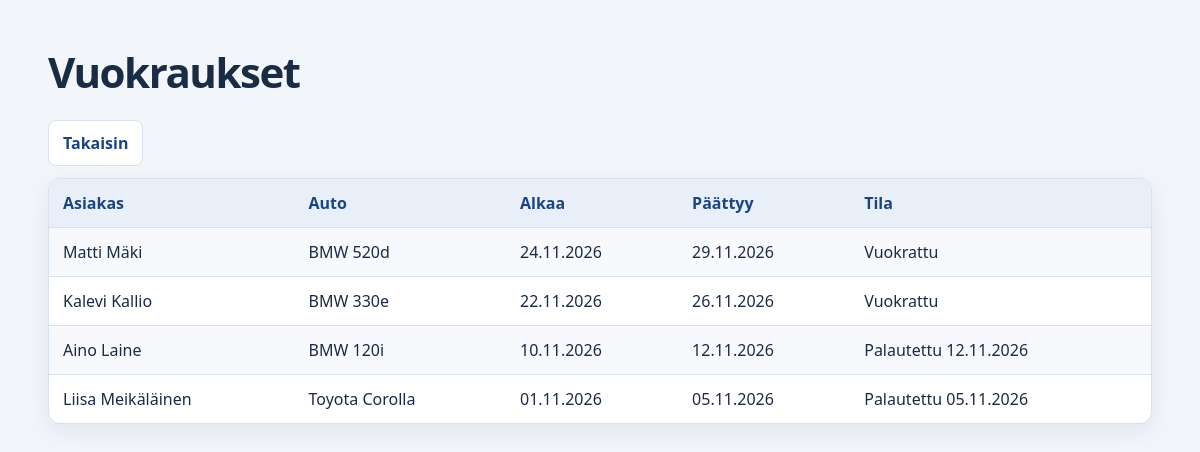
Screenshot of /php/katsele_vuokrauksia.php with the database file from the repository.
### tables this page shows
CREATE TABLE sopimus (
  id INT NOT NULL AUTO_INCREMENT,
  asiakasid INT NOT NULL,
  autoid INT NOT NULL,
  aloituspvm DATE NOT NULL,
  lopetuspvm DATE NOT NULL,
  palautettu DATE NULL DEFAULT NULL,
  PRIMARY KEY (id),
  KEY asiakasid (asiakasid),
  KEY autoid (autoid)
);

CREATE TABLE asiakas (
  id INT NOT NULL AUTO_INCREMENT,
  etunimi VARCHAR(100) NOT NULL,
  sukunimi VARCHAR(100) NOT NULL,
  katuosoite VARCHAR(150) NOT NULL,
  postitoimipaikka VARCHAR(100) NOT NULL,
  puhelin VARCHAR(20) NOT NULL,
  saika DATE NOT NULL,
  email VARCHAR(255) NOT NULL,
  PRIMARY KEY (id)
);

CREATE TABLE auto (
  id INT NOT NULL AUTO_INCREMENT,
  rekno VARCHAR(10) NOT NULL,
  valmistaja VARCHAR(100) NOT NULL,
  malli VARCHAR(100) NOT NULL,
  onkoautomaatti TINYINT(1) NOT NULL DEFAULT 0,
  moottori VARCHAR(50) NOT NULL,
  istumapaikat INT NOT NULL,
  hinta DECIMAL(6,2) NOT NULL,
  onkovapaa TINYINT(1) NOT NULL DEFAULT 1,
  PRIMARY KEY (id),
  UNIQUE KEY rekno (rekno)
);

### php/katsele_vuokrauksia.php (the view, shortened to what this page needs)
<?php
require_once('db.php');
$sql = "SELECT s.aloituspvm, s.lopetuspvm, s.palautettu,
               a.etunimi, a.sukunimi,
               au.valmistaja, au.malli
        FROM sopimus s
        JOIN asiakas a ON s.asiakasid = a.id
        JOIN auto au ON s.autoid = au.id
        ORDER BY s.aloituspvm DESC";
$tulos = mysqli_query($yhteys, $sql);
?>
<!DOCTYPE html>
<html lang="fi">
<head>
    <link rel="stylesheet" href="../css/style.css?v=<?= filemtime(__DIR__ . '/../css/style.css') ?>">
</head>
<body>
    <h1>Vuokraukset</h1>
    <a class="back-button" href="../index.php">Takaisin</a>
    <table>
        <tr>
            <th>Asiakas</th>
            <th>Auto</th>
            <th>Alkaa</th>
            <th>Päättyy</th>
            <th>Tila</th>
        </tr>
        <?php while ($rivi = mysqli_fetch_assoc($tulos)) { ?>
            <tr>
                <td><?= htmlspecialchars($rivi['etunimi'] . " " . $rivi['sukunimi']) ?></td>
                <td><?= htmlspecialchars($rivi['valmistaja'] . " " . $rivi['malli']) ?></td>
                <td><?= date('d.m.Y', strtotime($rivi['aloituspvm'])) ?></td>
                <td><?= date('d.m.Y', strtotime($rivi['lopetuspvm'])) ?></td>
                <td>
                    <?php if ($rivi['palautettu'] === null) { ?>
                        Vuokrattu
                    <?php } else { ?>
                        Palautettu <?= date('d.m.Y', strtotime($rivi['palautettu'])) ?>
                    <?php } ?>
                </td>
            </tr>
        <?php } ?>
    </table>
</body>
</html>

### css/style.css (style rules this page uses)
:root { --page: #f2f5fa; --surface: #fff; --panel: #e8eff9; --ink: #1a2b44; --muted: #42546e; --border: #d7e1ee; --blue: #2459a6; --blue-dark: #1b457f; --blue-light: #edf3fc; --shadow: 0 8px 24px rgba(24, 47, 79, 0.07); }
* { box-sizing: border-box; }
body { max-width: 1320px; min-height: 100vh; margin: 0 auto; padding: clamp(20px, 4vw, 48px); background-color: var(--page); color: var(--ink); font: 1rem/1.5 "Segoe UI", Arial, sans-serif; }
h1 { margin: 0 0 24px; font-size: clamp(1.9rem, 3.5vw, 2.65rem); line-height: 1.15; letter-spacing: -0.035em; }
.menu-group a, .back-button, input[type="submit"] { padding: 10px 14px; border: 1px solid var(--border); border-radius: 8px; font: inherit; font-weight: 600; text-decoration: none; }
.back-button { display: inline-block; margin-bottom: 12px; background-color: var(--surface); color: var(--blue-dark); }
table { width: 100%; margin: 20px 0; overflow: hidden; border: 1px solid var(--border); border-spacing: 0; border-radius: 12px; background-color: var(--surface); box-shadow: var(--shadow); }
.back-button + table { margin-top: 0; }
th, td { padding: 12px 14px; border-bottom: 1px solid var(--border); text-align: left; }
th { background-color: var(--panel); color: var(--blue-dark); font-weight: 600; }
tr:nth-child(even) { background-color: #f7f9fc; }
tr:last-child td { border-bottom: 0; }

### rows the page displays
sopimus: asiakasid.sukunimi "Matti Mäki", autoid.malli "BMW 520d", aloituspvm "24.11.2026", lopetuspvm "29.11.2026", shows "Vuokrattu"
sopimus: asiakasid.sukunimi "Kalevi Kallio", autoid.malli "BMW 330e", aloituspvm "22.11.2026", lopetuspvm "26.11.2026", shows "Vuokrattu"
sopimus: asiakasid.sukunimi "Aino Laine", autoid.malli "BMW 120i", aloituspvm "10.11.2026", lopetuspvm "12.11.2026", palautettu "12.11.2026"
sopimus: asiakasid.sukunimi "Liisa Meikäläinen", autoid.malli "Toyota Corolla", aloituspvm "01.11.2026", lopetuspvm "05.11.2026", palautettu "05.11.2026"
